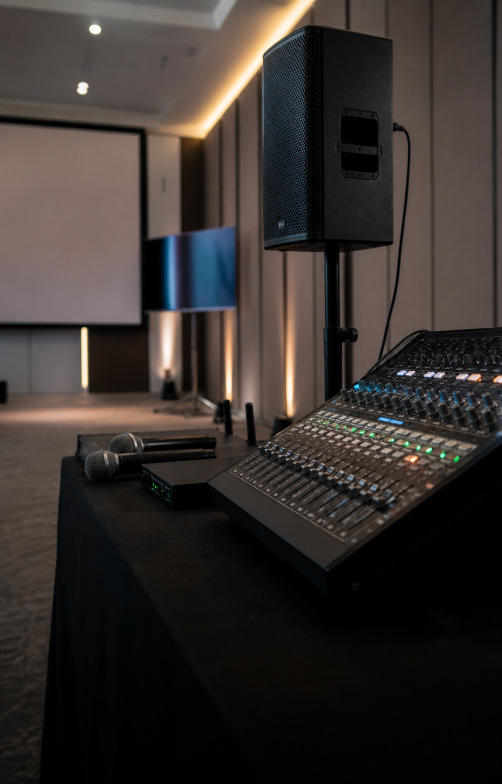
#> input picture assets/social/week-2026-05-25/source/sonorizacion-dj-source.png, 1003 x 1568 px (shown at 1/2 size)
$ python generate_instagram_week_2026_05_25.py
#> lines starting #> are read from the running program, lines starting #| are printed output that depends on the picture
from pathlib import Path

from PIL import Image, ImageDraw, ImageEnhance, ImageFilter, ImageFont


ROOT = Path(__file__).resolve().parents[2]
OUT = ROOT / "assets" / "social" / "week-2026-05-25"
SOURCE = OUT / "source"
LOGO = ROOT / "assets" / "brand" / "cbme" / "logo-hero-white-text.png"

FONT_BLACK = "/System/Library/Fonts/Supplemental/Arial Black.ttf"
FONT_BOLD = "/System/Library/Fonts/Supplemental/Arial Bold.ttf"
FONT_REG = "/System/Library/Fonts/Supplemental/Arial.ttf"


# [5 lines left out: function font, not called in this run]


def cover(path, size):
#> called with size = (1080, 1350)
    img = Image.open(path).convert("RGB")
#> img is the input picture: PIL image 1003x1568 RGB; mean R, G, B 55.2, 48.9, 45.7
    ratio = max(size[0] / img.width, size[1] / img.height)
#> ratio = 1.08
    resized = img.resize((int(img.width * ratio), int(img.height * ratio)), Image.LANCZOS)
    x = (resized.width - size[0]) // 2
#> x = 0
    y = (resized.height - size[1]) // 2
#> y = 169
    return resized.crop((x, y, x + size[0], y + size[1]))
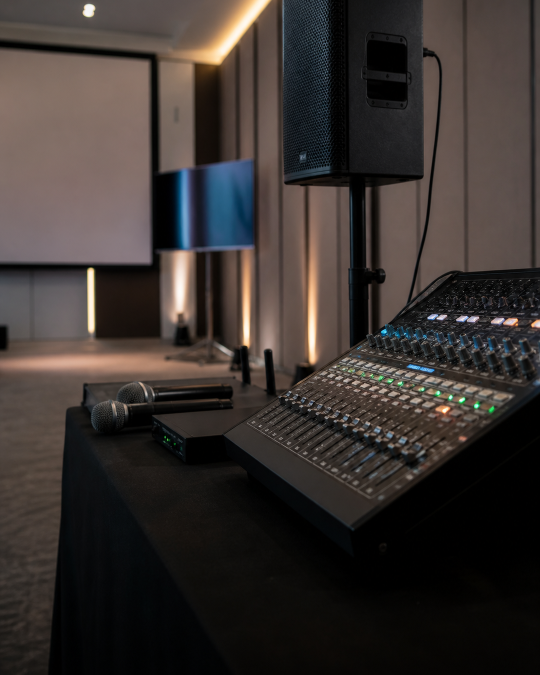
#> returned value: PIL image 1080x1350 RGB (shown at 1/2 size); mean R, G, B 57.4, 50.7, 47.7


# [14 lines left out: function wrap, not called in this run]


def add_depth(img):
    img = ImageEnhance.Contrast(img).enhance(1.08)
#> img: PIL image 1080x1350 RGB
    img = ImageEnhance.Color(img).enhance(0.96)
    canvas = img.convert("RGBA")
    layer = Image.new("RGBA", canvas.size, (0, 0, 0, 0))
#> layer: PIL image 1080x1350 RGBA; every value is 0
    draw = ImageDraw.Draw(layer)
    w, h = canvas.size
#> w = 1080; h = 1350
    for y in range(h):
        alpha = int(34 + 180 * (y / h) ** 1.7)
        draw.line((0, y, w, y), fill=(0, 0, 0, alpha))
    draw.rectangle((0, 0, w, h), fill=(0, 0, 0, 18))
    return Image.alpha_composite(canvas, layer)
#> returned value: PIL image 1080x1350 RGBA


def add_logo(canvas):
#> (the run stopped early here; a loop or call above may not have finished)

$ run again, with assets/social/week-2026-05-25/source/boda-can-marc-source.png copied over assets/social/week-2026-05-25/source/sonorizacion-dj-source.png
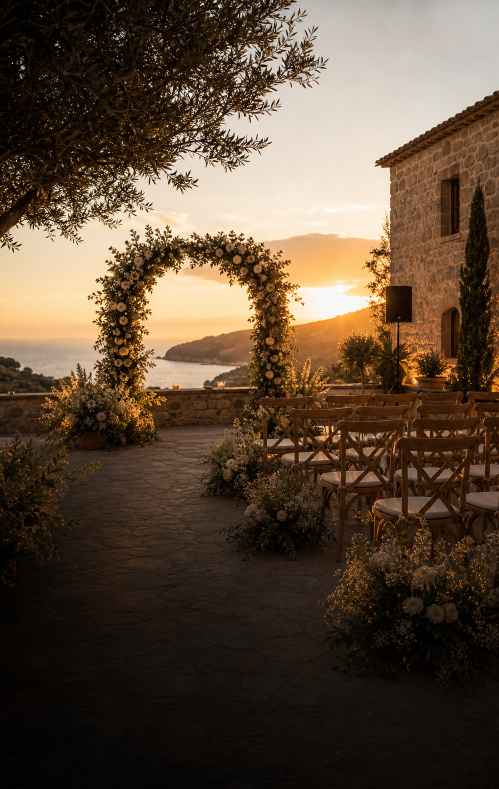
#> input picture assets/social/week-2026-05-25/source/boda-can-marc-source.png, 997 x 1577 px (shown at 1/2 size)
#> in cover, img is the input picture: PIL image 997x1577 RGB; mean R, G, B 91.1, 73.1, 55.7
#> in cover, `return resized.crop((x, y, x + size[0], y + size[1]))`:
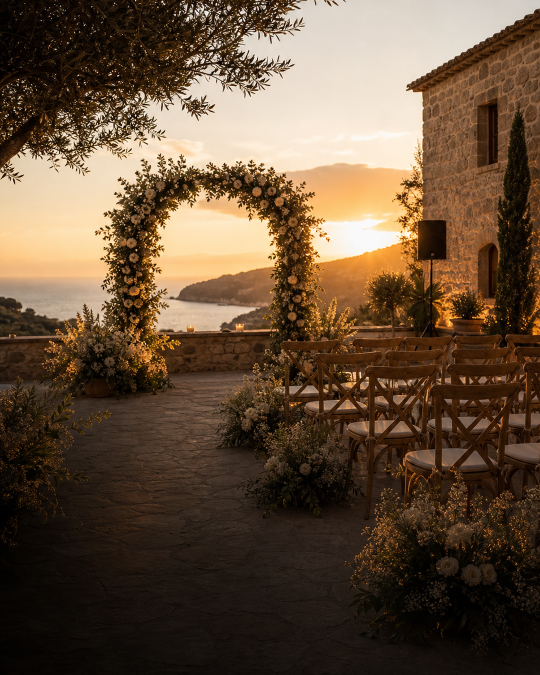
#> returned value: PIL image 1080x1350 RGB (shown at 1/2 size); mean R, G, B 99.4, 78.2, 57.7
#> layer: PIL image 1080x1350 RGBA; every value is 0
